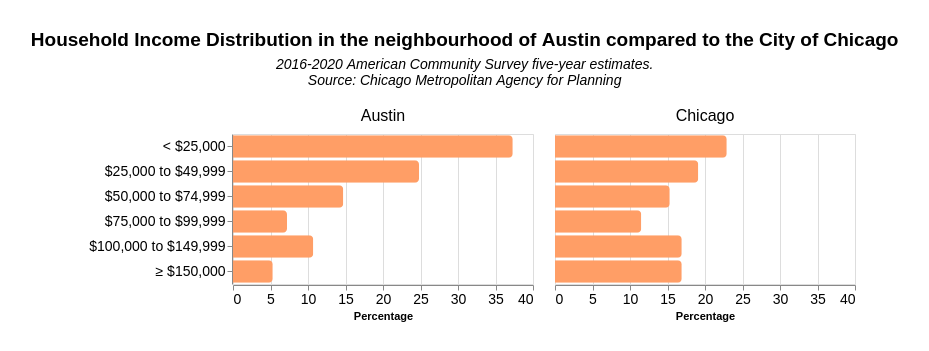

Write a Vega-Lite specification for this figure.
### Vega-Lite specification from a JSON file in a GitHub repository (floating-point values rounded to 4 significant figures)
{"$schema": "https://vega.github.io/schema/vega-lite/v5.json", "width": 300, "height": 150, "background": null, "padding": 30, "data": {"values": [{"place": "Austin", "inc": "< $25,000", "Count": 12476, "Percent": 37.3, "median": "$35,555", "percapita": "$21,385"}, {"place": "Chicago", "inc": "< $25,000", "Count": 247276, "Percent": 22.9, "median": "$62,097", "percapita": "$39,068"}, {"place": "Austin", "inc": "$25,000 to $49,999", "Count": 8288, "Percent": 24.8, "median": "$35,555", "percapita": "$21,385"}, {"place": "Chicago", "inc": "$25,000 to $49,999", "Count": 206530, "Percent": 19.1, "median": "$62,097", "percapita": "$39,068"}, {"place": "Austin", "inc": "$50,000 to $74,999", "Count": 4903, "Percent": 14.7, "median": "$35,555", "percapita": "$21,385"}, {"place": "Chicago", "inc": "$50,000 to $74,999", "Count": 165058, "Percent": 15.3, "median": "$62,097", "percapita": "$39,068"}, {"place": "Austin", "inc": "$75,000 to $99,999", "Count": 2424, "Percent": 7.2, "median": "$35,555", "percapita": "$21,385"}, {"place": "Chicago", "inc": "$75,000 to $99,999", "Count": 124195, "Percent": 11.5, "median": "$62,097", "percapita": "$39,068"}, {"place": "Austin", "inc": "$100,000 to $149,999", "Count": 3582, "Percent": 10.7, "median": "$35,555", "percapita": "$21,385"}, {"place": "Chicago", "inc": "$100,000 to $149,999", "Count": 155086, "Percent": 16.9, "median": "$62,097", "percapita": "$39,068"}, {"place": "Austin", "inc": "≥ $150,000", "Count": 1788, "Percent": 5.3, "median": "$35,555", "percapita": "$21,385"}, {"place": "Chicago", "inc": "≥ $150,000", "Count": 182998, "Percent": 16.9, "median": "$62,097", "percapita": "$39,068"}]}, "title": {"text": ["Household Income Distribution in the neighbourhood of Austin compared to the City of Chicago"], "fontSize": 19, "subtitle": ["2016-2020 American Community Survey five-year estimates.", "Source: Chicago Metropolitan Agency for Planning", ""], "subtitleFontStyle": "italic", "subtitleFontSize": 14, "subtitlePadding": 8, "anchor": "middle", "color": "black"}, "mark": {"type": "bar", "cornerRadiusEnd": 4}, "encoding": {"y": {"field": "inc", "type": "ordinal", "sort": [""], "axis": {"title": [""], "labelFontSize": 14}}, "x": {"field": "Percent", "type": "quantitative", "axis": {"title": "Percentage", "labelFontSize": 14}}, "facet": {"field": "place", "title": null, "header": {"labelFontSize": 16, "labelAnchor": "middle", "labelColor": "black"}}, "tooltip": [{"field": "Count", "type": "nominal", "title": "Count"}, {"field": "Percent", "type": "quantitative", "title": "%"}, {"field": "median", "type": "nominal", "title": "Median Income"}, {"field": "percapita", "type": "nominal", "title": "Per Capita Income"}], "color": {"value": "#ff9e66"}}}
